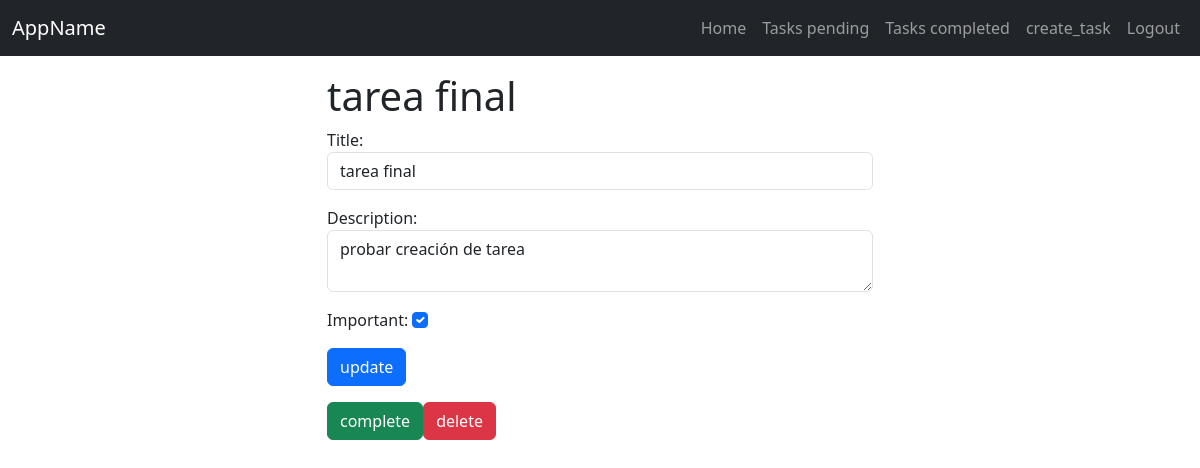
The app's page /tasks/9/ (signed in) with its own data.
### tasks/models.py (models this page shows, shortened)
class Task(models.Model):
    title = models.CharField(max_length=200)
    description = models.TextField(blank=True, null=True)
    created = models.DateTimeField(auto_now_add=True)
    datecompleted = models.DateTimeField(null=True, blank=True)
    updated = models.DateTimeField(auto_now=True)
    important = models.BooleanField(default=False)
    completed = models.BooleanField(default=False, blank=True, null=True)
    user = models.ForeignKey(User, on_delete=models.CASCADE)

### tasks/views.py (the view, shortened to what this page needs)
# urls.py: path('tasks/<int:task_id>/', views.task_detail, name='task_detail'),
@login_required
def task_detail(request, task_id):
    if request.method == 'GET':
        task = get_object_or_404(Task, pk=task_id, user=request.user)
        form = TaskForm(instance=task)
        return render(request, 'task_detail.html', {
            'task': task,
            'form': form
        })

### tasks/forms.py
class TaskForm(forms.ModelForm):
    class Meta:
        model = Task
        fields = ['title', 'description', 'important']
        widgets = {
            'title': forms.TextInput(attrs={'class': 'form-control', 'placeholder': 'Write a title'}),
            'description': forms.Textarea(attrs={'class': 'form-control', 'placeholder': 'Write a description', 'rows': 2}),
            'important': forms.CheckboxInput(attrs={'class': 'form-check-input', 'value': 'True', 'checked': 'checked'}),
        }

### tasks/templates/task_detail.html (shortened to what this page needs)
<!doctype html>
<html lang="en">
<head>
</head>
    {% extends 'base.html' %}
    {% block content %}
<body>
   <main class="container">
    <div class="row">
        <div class="col-md-6 offset-md-3 mt-3">
            <h1>{{task.title}}</h1>
            <form action="{% url 'task_detail' task.id %}" method="POST">
                {{form.as_p}}
                <button class="btn btn-primary">
                    update
                </button>
            </form>
            <div class="mt-3 d-flex ">
                <form action="{% url 'complete_task' task.id %}" method="POST">
                    <button class="btn btn-success">
                        complete
                    </button>
                </form>
                <form action="{% url 'delete_task' task.id %}" method="POST">
                    <button class="btn btn-danger">
                        delete
                    </button>
                </form>
            </div>
        </div>
    </div>
</main>
</body>
    {% endblock %}

### records on screen
Task: title "tarea final", description "probar creación de tarea", important "☑"
